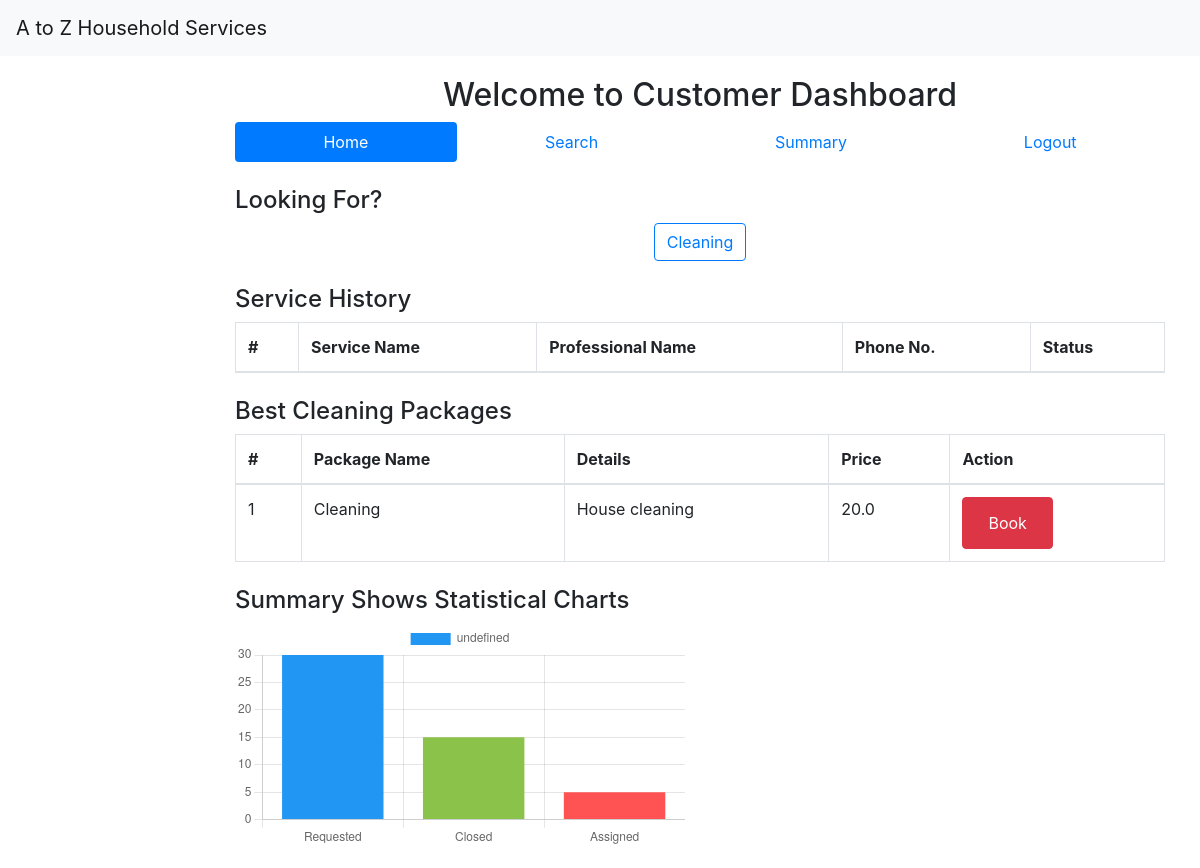
Page /customer_dashboard on the earlier database version.
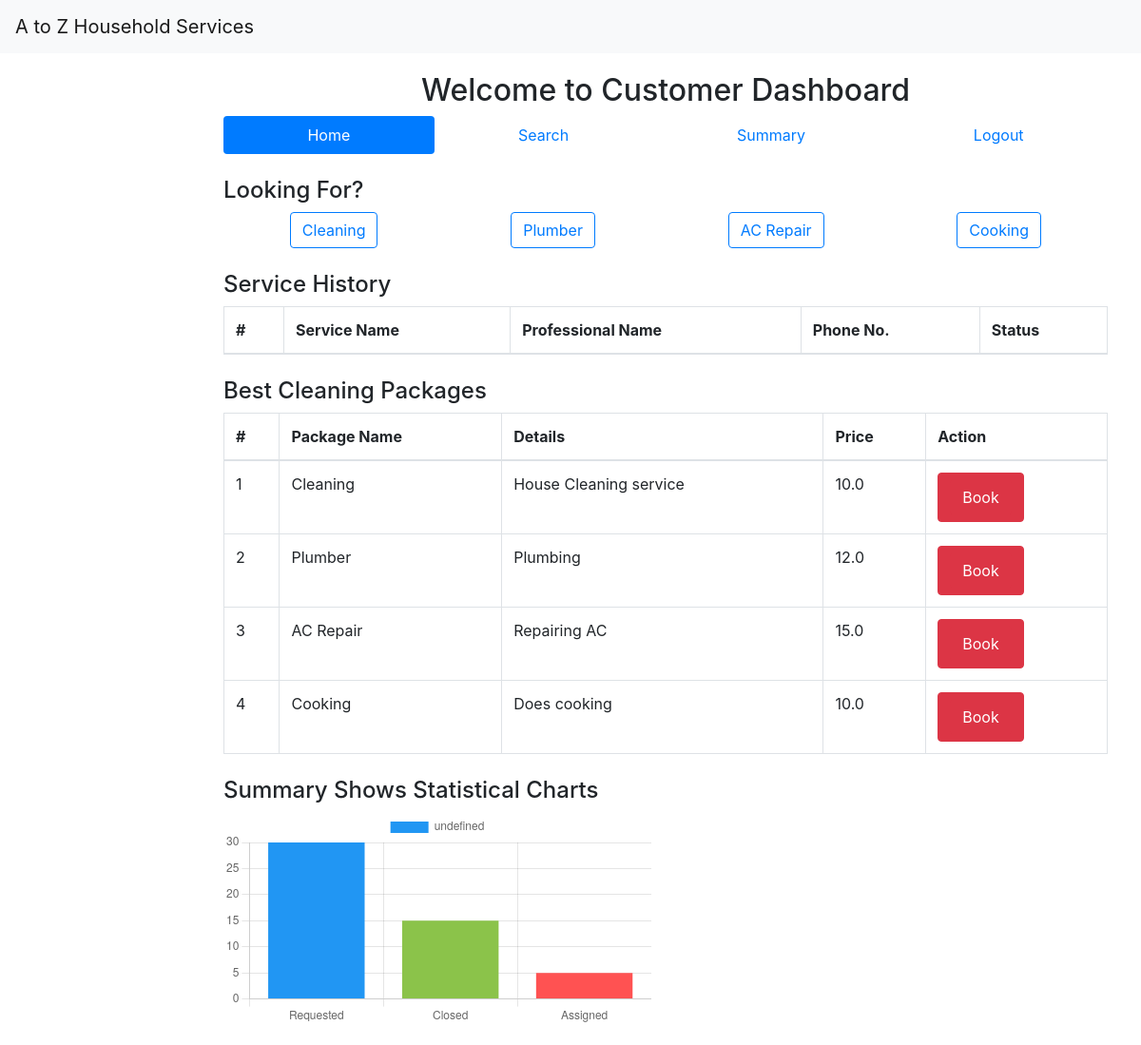
Same page on the later database version.
### model/model.py (models this page shows, shortened)
class Service(db.Model):
    __tablename__ = 'services'
    id = db.Column(db.Integer, primary_key=True)
    service_name = db.Column(db.String(100), nullable=False)
    description = db.Column(db.Text, nullable=False)
    base_price = db.Column(db.Float, nullable=False)

### app.py (the view, shortened to what this page needs)
@app.route('/customer_dashboard')
def customer_dashboard():
    print(len(session))
    service_options = Service.query.filter_by(service_name=Service.service_name).all()
    packages = Service.query.all()
    selected = []
    for i in packages:
        d = {}
        d['id'] = i.id
        d['name'] = i.service_name
        d['details'] = i.description
        d['price'] = i.base_price
        selected.append(d)
    services = ServiceHistory.query.all()
    print(services)
    service_history = []
    request_stats = [30, 15, 5]  # Example data: Requested, Closed, Assigned
    return render_template('customer_dashboard.html',
                           service_options=service_options,
                           service_history=service_history,
                           salon_packages=selected,
                           request_stats=request_stats)

### templates/customer_dashboard.html (shortened to what this page needs)
{% extends "base.html" %}
{% block content %}
<h2 class="text-center">Welcome to Customer Dashboard</h2>
<nav class="nav nav-pills nav-fill">
    <a class="nav-item nav-link active" href="#">Home</a>
    <a class="nav-item nav-link" href="#">Search</a>
    <a class="nav-item nav-link" href="#">Summary</a>
    <a class="nav-item nav-link" href="{{ url_for('logout') }}">Logout</a>
</nav>
<div class="mt-4">
    <h4>Looking For?</h4>
    <div class="d-flex justify-content-around">
        {% for option in service_options %}
        <button class="btn btn-outline-primary">{{ option.service_name }}</button>
        {% endfor %}
    </div>
</div>
<div class="mt-4">
    <h4>Service History</h4>
    <table class="table table-bordered">
        <thead>
            <tr>
                <th>#</th>
                <th>Service Name</th>
                <th>Professional Name</th>
                <th>Phone No.</th>
                <th>Status</th>
            </tr>
        </thead>
    </table>
</div>
<div class="mt-4">
    <h4>Best Cleaning Packages</h4>
    <table class="table table-bordered">
        <thead>
            <tr>
                <th>#</th>
                <th>Package Name</th>
                <th>Details</th>
                <th>Price</th>
                <th>Action</th>
            </tr>
        </thead>
        <tbody>
            {% for package in salon_packages %}
            <tr>
                <td>{{ package.id }}</td>
                <td>{{ package.name }}</td>
                <td>{{ package.details }}</td>
                <td>{{ package.price }}</td>
                <td><button class="btn btn-danger">
                    <a href="{{ url_for('book_service', service_id=package.id) }}" class="btn btn-danger">
                        Book
                    </a>
                </button></td>
            </tr>
            {% endfor %}
        </tbody>
    </table>
</div>
<div class="mt-4">
    <h4>Summary Shows Statistical Charts</h4>
    <div class="row">
        <div class="col-md-6">
            <canvas id="serviceRequestsChart"></canvas>
        </div>
    </div>
</div>
<script>
    $('#remarkModal').on('show.bs.modal', function (event) {
        var button = $(event.relatedTarget);
        var serviceId = button.data('service-id');
        var serviceName = button.data('service-name');
        var professionalName = button.data('professional-name');
        var phone = button.data('phone');
        var modal = $(this);
        modal.find('#modalServiceId').val(serviceId);
        modal.find('#modalServiceName').val(serviceName);
        modal.find('#modalProfessionalName').val(professionalName);
        modal.find('#modalPhone').val(phone);
    });
    // Bar Chart for Service Requests
    var ctx = document.getElementById('serviceRequestsChart').getContext('2d');
    var serviceRequestsChart = new Chart(ctx, {
        type: 'bar',
        data: {
            labels: ['Requested', 'Closed', 'Assigned'],
            datasets: [{
                data: {{ request_stats | tojson }},
        backgroundColor: ['#2196F3', '#8BC34A', '#FF5252']
        }]
    },
    options: {
        scales: {
            y: {
                beginAtZero: true
            }
        }
    }
});
</script>
{% endblock %}

### templates/base.html (shortened to what this page needs)
<!DOCTYPE html>
<html lang="en">
<head>
    <link rel="stylesheet" href="https://stackpath.bootstrapcdn.com/bootstrap/4.5.2/css/bootstrap.min.css">
    <link rel="stylesheet" href="{{ url_for('static', filename='css/styles.css') }}">
</head>
<body>
    {% include 'components/navbar.html' %}
    <div class="container-fluid">
        <div class="row">
            <div class="col-md-2">
            </div>
            <div class="col-md-10">
                <div class="content">
                    {% block content %}{% endblock %}
                </div>
            </div>
        </div>
    </div>
</body>
</html>

### templates/components/navbar.html (shortened to what this page needs)
<nav class="navbar navbar-expand-lg navbar-light bg-light">
    <a class="navbar-brand" href="#">A to Z Household Services</a>
</nav>

### static/css/styles.css (style rules this page uses)
.content { padding: 20px; }
canvas { width: 400px; height: 400px; }

Differences in the rows shown:
changed Service "Cleaning": details "House cleaning" → "House Cleaning service"; price "20.0" → "10.0"
added Service: service_name "Plumber", id "2", name "Plumber", details "Plumbing", price "12.0"
added Service: service_name "AC Repair", id "3", name "AC Repair", details "Repairing AC", price "15.0"
added Service: service_name "Cooking", id "4", name "Cooking", details "Does cooking", price "10.0"
